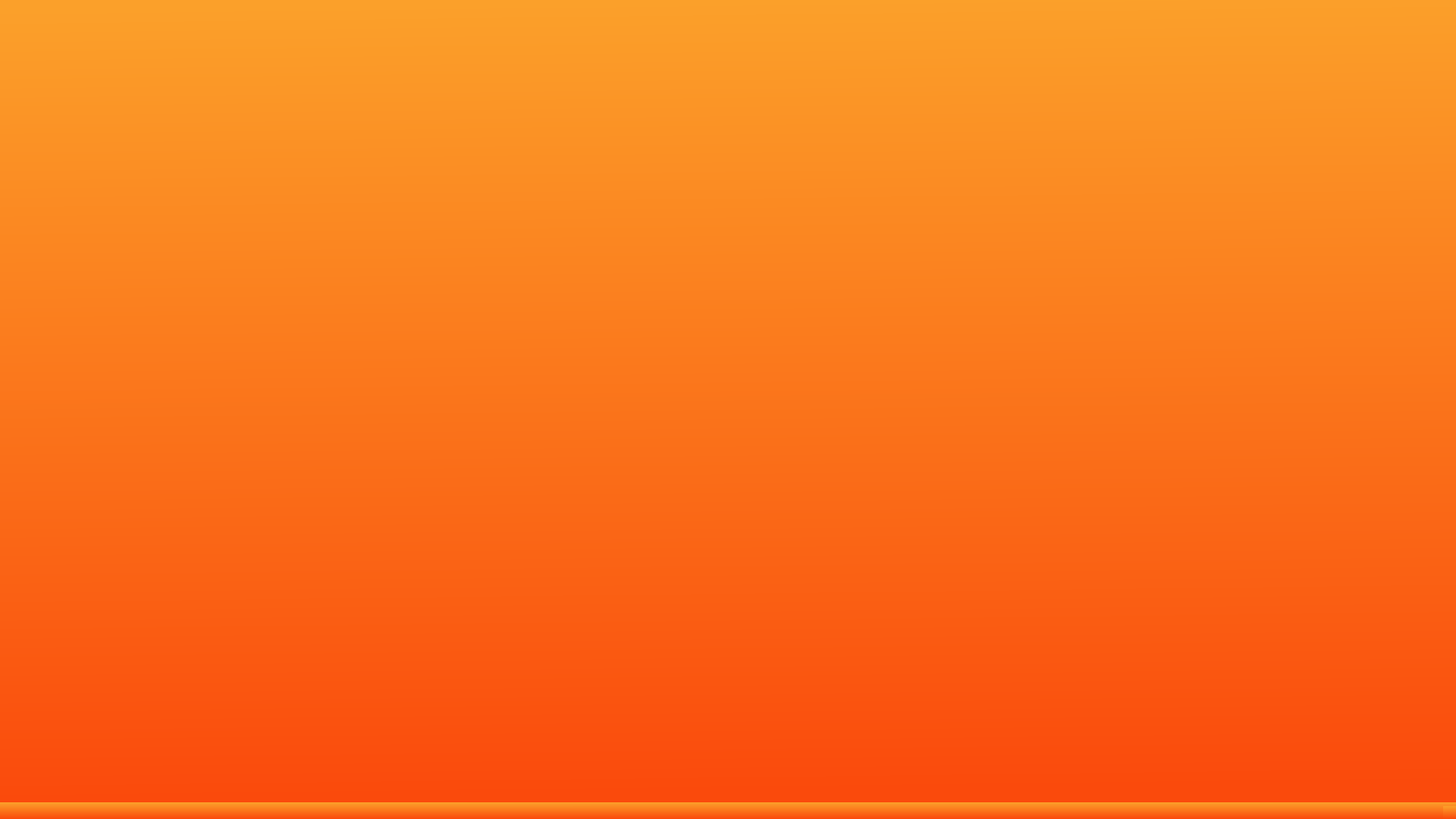
<?xml version="1.0" encoding="UTF-8"?>
<ui version="4.0">
 <class>MainWindow</class>
 <widget class="QMainWindow" name="MainWindow">
  <property name="geometry">
   <rect>
    <x>0</x>
    <y>0</y>
    <width>1920</width>
    <height>1080</height>
   </rect>
  </property>
  <property name="windowTitle">
   <string>MainWindow</string>
  </property>
  <property name="styleSheet">
   <string notr="true">background-color: qlineargradient(spread:pad, x1:0.485, y1:0, x2:0.511, y2:0.982955, stop:0 rgba(251, 160, 42, 255), stop:1 rgba(250, 74, 12, 255));</string>
  </property>
  <property name="toolButtonStyle">
   <enum>Qt::ToolButtonIconOnly</enum>
  </property>
  <widget class="QWidget" name="centralwidget">
   <widget class="QLabel" name="label_2">
    <property name="geometry">
     <rect>
      <x>1159</x>
      <y>238</y>
      <width>501</width>
      <height>451</height>
     </rect>
    </property>
    <property name="styleSheet">
     <string notr="true">background-color: rgba(255, 255, 255, 0);
background-image: url(:/cardapioLogin/menu.png);</string>
    </property>
    <property name="text">
     <string/>
    </property>
   </widget>
   <widget class="QLabel" name="label_3">
    <property name="geometry">
     <rect>
      <x>150</x>
      <y>320</y>
      <width>261</width>
      <height>81</height>
     </rect>
    </property>
    <property name="styleSheet">
     <string notr="true">background: transparent
</string>
    </property>
    <property name="text">
     <string/>
    </property>
    <property name="pixmap">
     <pixmap>../../Downloads/CARDÁPIO.png</pixmap>
    </property>
   </widget>
   <widget class="QLabel" name="label_4">
    <property name="geometry">
     <rect>
      <x>150</x>
      <y>460</y>
      <width>531</width>
      <height>81</height>
     </rect>
    </property>
    <property name="styleSheet">
     <string notr="true">background: transparent</string>
    </property>
    <property name="text">
     <string/>
    </property>
    <property name="pixmap">
     <pixmap>../../Downloads/PURO SABOR.png</pixmap>
    </property>
   </widget>
  </widget>
  <widget class="QMenuBar" name="menubar">
   <property name="geometry">
    <rect>
     <x>0</x>
     <y>0</y>
     <width>1920</width>
     <height>21</height>
    </rect>
   </property>
  </widget>
  <widget class="QStatusBar" name="statusbar"/>
 </widget>
 <resources>
  <include location="../PuroSabor/cadapioLogin.qrc"/>
 </resources>
 <connections/>
</ui>
